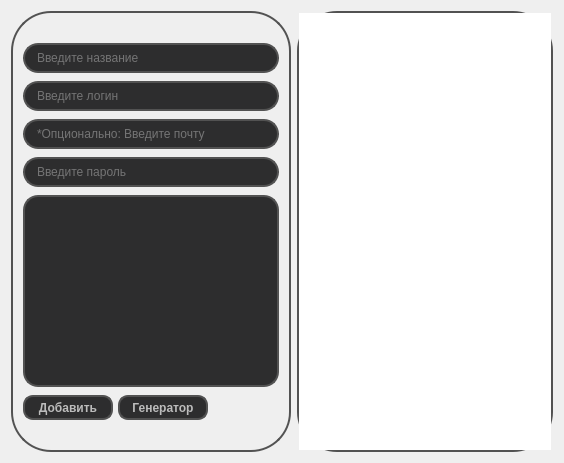
            <widget class="QWidget" name="page_home">
             <property name="font">
              <font>
               <family>Segoe UI</family>
              </font>
             </property>
             <layout class="QHBoxLayout" name="horizontalLayout_7">
              <item>
               <widget class="QFrame" name="frame_home_add">
                <property name="styleSheet">
                 <string notr="true">QFrame#frame_home_add{
border: 2px solid #525252;
border-radius: 40px;
}</string>
                </property>
                <property name="frameShape">
                 <enum>QFrame::StyledPanel</enum>
                </property>
                <property name="frameShadow">
                 <enum>QFrame::Raised</enum>
                </property>
                <layout class="QVBoxLayout" name="verticalLayout_3">
                 <property name="spacing">
                  <number>8</number>
                 </property>
                 <property name="leftMargin">
                  <number>10</number>
                 </property>
                 <property name="topMargin">
                  <number>30</number>
                 </property>
                 <property name="rightMargin">
                  <number>10</number>
                 </property>
                 <property name="bottomMargin">
                  <number>30</number>
                 </property>
                 <item>
                  <widget class="QLineEdit" name="edit_home_app">
                   <property name="minimumSize">
                    <size>
                     <width>230</width>
                     <height>30</height>
                    </size>
                   </property>
                   <property name="font">
                    <font>
                     <family>Segoe UI</family>
                    </font>
                   </property>
                   <property name="styleSheet">
                    <string notr="true">QLineEdit {
	background-color: #2D2D2E;
	border-radius: 15px;
	border: 2px solid #525252;
	padding-left: 10px;
	color: #BCBCBC;
}
QLineEdit:hover {
	border: 2px solid #777777;
}
QLineEdit:focus {
	border: 2px solid #8D8D8D;
}</string>
                   </property>
                   <property name="text">
                    <string/>
                   </property>
                   <property name="echoMode">
                    <enum>QLineEdit::Normal</enum>
                   </property>
                   <property name="placeholderText">
                    <string>Введите название</string>
                   </property>
                  </widget>
                 </item>
                 <item>
                  <widget class="QLineEdit" name="edit_home_login">
                   <property name="minimumSize">
                    <size>
                     <width>230</width>
                     <height>30</height>
                    </size>
                   </property>
                   <property name="font">
                    <font>
                     <family>Segoe UI</family>
                    </font>
                   </property>
                   <property name="styleSheet">
                    <string notr="true">QLineEdit {
	background-color: #2D2D2E;
	border-radius: 15px;
	border: 2px solid #525252;
	padding-left: 10px;
	color: #BCBCBC;
}
QLineEdit:hover {
	border: 2px solid #777777;
}
QLineEdit:focus {
	border: 2px solid #8D8D8D;
}</string>
                   </property>
                   <property name="text">
                    <string/>
                   </property>
                   <property name="echoMode">
                    <enum>QLineEdit::Normal</enum>
                   </property>
                   <property name="placeholderText">
                    <string>Введите логин</string>
                   </property>
                  </widget>
                 </item>
                 <item>
                  <widget class="QLineEdit" name="edit_home_mail">
                   <property name="minimumSize">
                    <size>
                     <width>230</width>
                     <height>30</height>
                    </size>
                   </property>
                   <property name="font">
                    <font>
                     <family>Segoe UI</family>
                    </font>
                   </property>
                   <property name="styleSheet">
                    <string notr="true">QLineEdit {
	background-color: #2D2D2E;
	border-radius: 15px;
	border: 2px solid #525252;
	padding-left: 10px;
	color: #BCBCBC;
}
QLineEdit:hover {
	border: 2px solid #777777;
}
QLineEdit:focus {
	border: 2px solid #8D8D8D;
}</string>
                   </property>
                   <property name="text">
                    <string/>
                   </property>
                   <property name="echoMode">
                    <enum>QLineEdit::Normal</enum>
                   </property>
                   <property name="placeholderText">
                    <string>*Опционально: Введите почту</string>
                   </property>
                  </widget>
                 </item>
                 <item>
                  <widget class="QLineEdit" name="edit_home_pass">
                   <property name="minimumSize">
                    <size>
                     <width>230</width>
                     <height>30</height>
                    </size>
                   </property>
                   <property name="font">
                    <font>
                     <family>Segoe UI</family>
                    </font>
                   </property>
                   <property name="styleSheet">
                    <string notr="true">QLineEdit {
	background-color: #2D2D2E;
	border-radius: 15px;
	border: 2px solid #525252;
	padding-left: 10px;
	color: #BCBCBC;
}
QLineEdit:hover {
	border: 2px solid #777777;
}
QLineEdit:focus {
	border: 2px solid #8D8D8D;
}</string>
                   </property>
                   <property name="text">
                    <string/>
                   </property>
                   <property name="echoMode">
                    <enum>QLineEdit::Normal</enum>
                   </property>
                   <property name="placeholderText">
                    <string>Введите пароль</string>
                   </property>
                  </widget>
                 </item>
                 <item>
                  <widget class="QPlainTextEdit" name="edit_home_comment">
                   <property name="font">
                    <font>
                     <family>Segoe UI</family>
                    </font>
                   </property>
                   <property name="styleSheet">
                    <string notr="true">QPlainTextEdit {
	background-color: #2D2D2E;
	border-radius: 15px;
	border: 2px solid #525252;
	padding-left: 10px;
	color: #BCBCBC;
}
QPlainTextEdit:hover {
	border: 2px solid #777777;
}
QPlainTextEdit:focus {
	border: 2px solid #8D8D8D;
}</string>
                   </property>
                   <property name="horizontalScrollBarPolicy">
                    <enum>Qt::ScrollBarAlwaysOff</enum>
                   </property>
                   <property name="plainText">
                    <string/>
                   </property>
                   <property name="placeholderText">
                    <string>*Опционально: Комментарии</string>
                   </property>
                  </widget>
                 </item>
                 <item>
                  <widget class="QFrame" name="frame_home_add_btn">
                   <layout class="QHBoxLayout" name="horizontalLayout_8">
                    <property name="spacing">
                     <number>5</number>
                    </property>
                    <property name="leftMargin">
                     <number>0</number>
                    </property>
                    <property name="topMargin">
                     <number>0</number>
                    </property>
                    <property name="rightMargin">
                     <number>0</number>
                    </property>
                    <property name="bottomMargin">
                     <number>0</number>
                    </property>
                    <item>
                     <widget class="QPushButton" name="btn_home_add">
                      <property name="minimumSize">
                       <size>
                        <width>90</width>
                        <height>25</height>
                       </size>
                      </property>
                      <property name="maximumSize">
                       <size>
                        <width>90</width>
                        <height>25</height>
                       </size>
                      </property>
                      <property name="sizeIncrement">
                       <size>
                        <width>0</width>
                        <height>0</height>
                       </size>
                      </property>
                      <property name="baseSize">
                       <size>
                        <width>0</width>
                        <height>0</height>
                       </size>
                      </property>
                      <property name="font">
                       <font>
                        <family>Segoe UI</family>
                        <pointsize>9</pointsize>
                        <weight>75</weight>
                        <bold>true</bold>
                       </font>
                      </property>
                      <property name="styleSheet">
                       <string notr="true">QPushButton {
	background-color: #2D2D2E;
	color: #BCBCBC;
	border: 2px solid #525252;
	border-radius: 10px;
}
QPushButton:hover {
	background-color: #525252;
	border: 2px solid #777777;
}
QPushButton:pressed {	
	background-color: #2D2D2E;
	border: 2px solid #8D8D8D;
}</string>
                      </property>
                      <property name="text">
                       <string>Добавить</string>
                      </property>
                      <property name="icon">
                       <iconset resource="files.qrc">
                        <normaloff>:/topButtons/Resources/icons/plus.png</normaloff>:/topButtons/Resources/icons/plus.png</iconset>
                      </property>
                     </widget>
                    </item>
                    <item>
                     <widget class="QPushButton" name="btn_bot_settings_2">
                      <property name="sizePolicy">
                       <sizepolicy hsizetype="Minimum" vsizetype="Expanding">
                        <horstretch>0</horstretch>
                        <verstretch>0</verstretch>
                       </sizepolicy>
                      </property>
                      <property name="minimumSize">
                       <size>
                        <width>90</width>
                        <height>25</height>
                       </size>
                      </property>
                      <property name="maximumSize">
                       <size>
                        <width>90</width>
                        <height>25</height>
                       </size>
                      </property>
                      <property name="font">
                       <font>
                        <family>Segoe UI</family>
                        <pointsize>9</pointsize>
                        <weight>75</weight>
                        <bold>true</bold>
                       </font>
                      </property>
                      <property name="styleSheet">
                       <string notr="true">QPushButton {
	background-color: #2D2D2E;
	color: #BCBCBC;
	border: 2px solid #525252;
	border-radius: 10px;
}
QPushButton:hover {
	background-color: #525252;
	border: 2px solid #777777;
}
QPushButton:pressed {	
	background-color: #2D2D2E;
	border: 2px solid #8D8D8D;
}</string>
                      </property>
                      <property name="text">
                       <string>Генератор</string>
                      </property>
                      <property name="icon">
                       <iconset resource="files.qrc">
                        <normaloff>:/topButtons/Resources/icons/lock.png</normaloff>:/topButtons/Resources/icons/lock.png</iconset>
                      </property>
                      <property name="iconSize">
                       <size>
                        <width>20</width>
                        <height>20</height>
                       </size>
                      </property>
                     </widget>
                    </item>
                    <item>
                     <spacer name="horizontalSpacer_3">
                      <property name="orientation">
                       <enum>Qt::Horizontal</enum>
                      </property>
                      <property name="sizeHint" stdset="0">
                       <size>
                        <width>40</width>
                        <height>20</height>
                       </size>
                      </property>
                     </spacer>
                    </item>
                   </layout>
                  </widget>
                 </item>
                </layout>
               </widget>
              </item>
              <item>
               <widget class="QListWidget" name="list_app">
                <property name="maximumSize">
                 <size>
                  <width>16777215</width>
                  <height>16777215</height>
                 </size>
                </property>
                <property name="focusPolicy">
                 <enum>Qt::NoFocus</enum>
                </property>
                <property name="styleSheet">
                 <string notr="true">QListWidget{
	border: 2px solid #525252;
	border-radius: 40px;
	color: #BCBCBC;
}
QListView::item {
	border: 5px solid transparent;
	padding-left: 50px;
	padding-right: 50px;
}</string>
                </property>
               </widget>
              </item>
             </layout>
            </widget>
